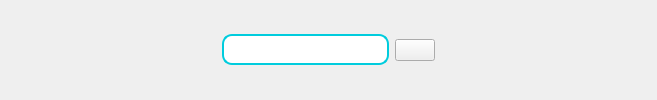
       <widget class="QWidget" name="widget" native="true">
        <layout class="QHBoxLayout" name="horizontalLayout_5">
         <item>
          <widget class="QPushButton" name="menuBtn">
           <property name="styleSheet">
            <string notr="true">border:none;</string>
           </property>
           <property name="text">
            <string/>
           </property>
           <property name="icon">
            <iconset resource="imagez.qrc">
             <normaloff>:/iamgez/menu.png</normaloff>:/iamgez/menu.png</iconset>
           </property>
           <property name="iconSize">
            <size>
             <width>20</width>
             <height>25</height>
            </size>
           </property>
           <property name="checkable">
            <bool>true</bool>
           </property>
          </widget>
         </item>
         <item>
          <spacer name="horizontalSpacer">
           <property name="orientation">
            <enum>Qt::Horizontal</enum>
           </property>
           <property name="sizeHint" stdset="0">
            <size>
             <width>173</width>
             <height>20</height>
            </size>
           </property>
          </spacer>
         </item>
         <item>
          <layout class="QHBoxLayout" name="horizontalLayout">
           <item>
            <widget class="QLineEdit" name="lineEdit_3">
             <property name="styleSheet">
              <string notr="true">QLineEdit {
    color: rgb(0, 0, 0); /* White text color */
    font-size: 16px; /* Font size */
    font-weight: bold; /* Bold text */
    background-color: ; /* Background color */
	color: rgb(255, 255, 255);
    border: 2px solid #00CCDD; /* Border color */
    padding: 3px; /* Padding inside the line edit */
    border-radius: 10px; /* Rounded corners */
}

QLineEdit:focus {
    border: 2px solid #6439FF; /* Change border color on focus */
    background-color: #7CF5FF; /* Lighter background color on focus */
    selection-background-color: #00CCDD; /* Selection color */
    selection-color: white; /* Text color during selection */
}
</string>
             </property>
            </widget>
           </item>
           <item>
            <widget class="QPushButton" name="pushButton_7">
             <property name="text">
              <string/>
             </property>
             <property name="icon">
              <iconset resource="imagez.qrc">
               <normaloff>:/iamgez/search.png</normaloff>:/iamgez/search.png</iconset>
             </property>
            </widget>
           </item>
          </layout>
         </item>
         <item>
          <spacer name="horizontalSpacer_3">
           <property name="orientation">
            <enum>Qt::Horizontal</enum>
           </property>
           <property name="sizeHint" stdset="0">
            <size>
             <width>173</width>
             <height>20</height>
            </size>
           </property>
          </spacer>
         </item>
         <item>
          <widget class="QPushButton" name="pushButton_8">
           <property name="styleSheet">
            <string notr="true">border:none</string>
           </property>
           <property name="text">
            <string/>
           </property>
           <property name="icon">
            <iconset resource="imagez.qrc">
             <normaloff>:/iamgez/image.png</normaloff>:/iamgez/image.png</iconset>
           </property>
          </widget>
         </item>
        </layout>
       </widget>
